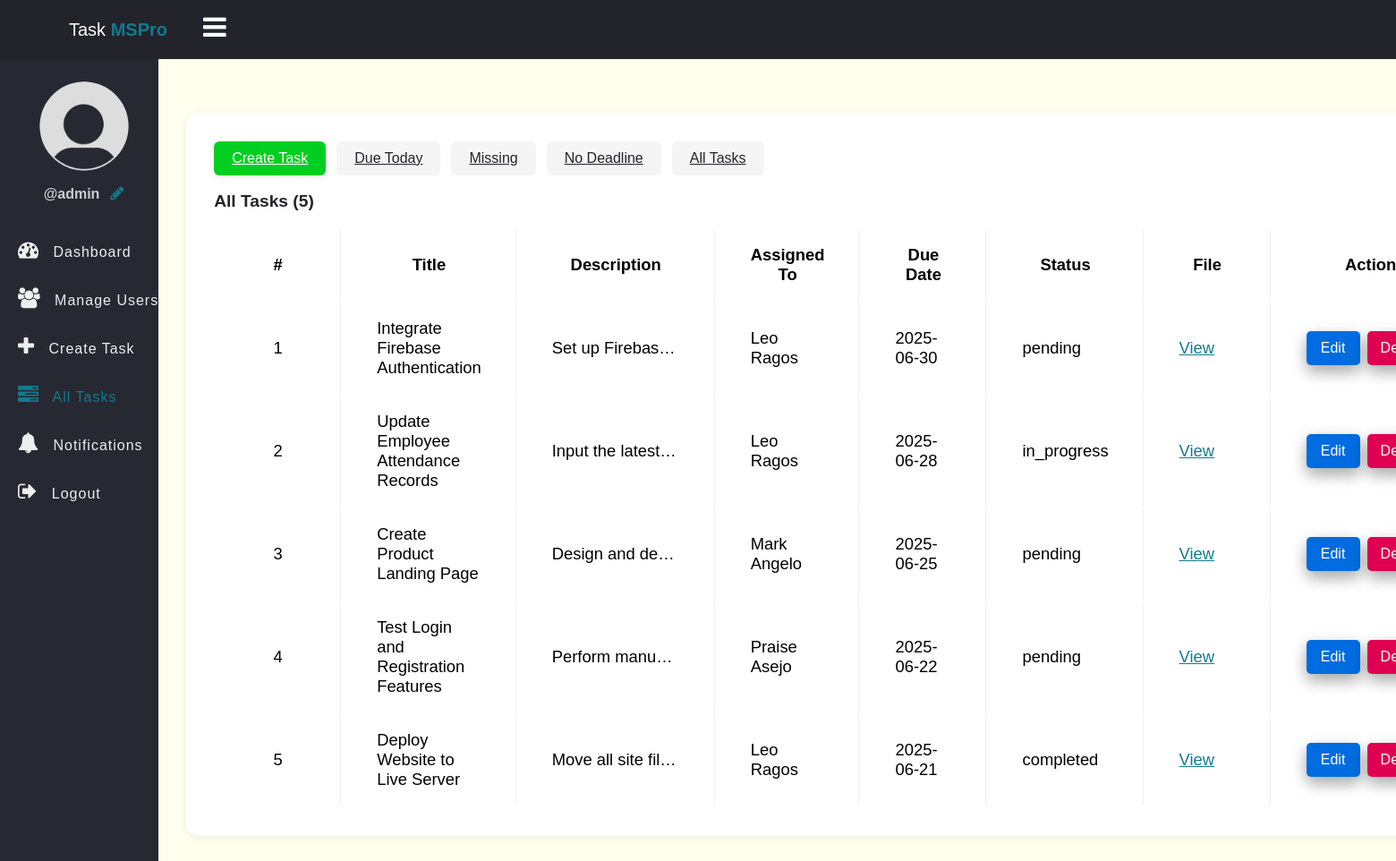
Screenshot of /tasks.php (signed in) with the database file from the repository.
### tables this page shows
CREATE TABLE `tasks` (
  `id` int(11) NOT NULL,
  `title` varchar(100) NOT NULL,
  `description` text DEFAULT NULL,
  `assigned_to` int(11) DEFAULT NULL,
  `due_date` date DEFAULT NULL,
  `status` enum('pending','in_progress','completed') DEFAULT 'pending',
  `created_at` timestamp NOT NULL DEFAULT current_timestamp(),
  `file_name` varchar(255) DEFAULT NULL
);

CREATE TABLE `users` (
  `id` int(11) NOT NULL,
  `full_name` varchar(50) NOT NULL,
  `username` varchar(50) NOT NULL,
  `email` varchar(255) NOT NULL,
  `password` varchar(255) NOT NULL,
  `role` enum('admin','employee') NOT NULL,
  `department` varchar(100) DEFAULT NULL,
  `created_at` timestamp NOT NULL DEFAULT current_timestamp()
);

### app/model/Task.php (called while the page is built, shortened)
<?php
function get_all_tasks($conn){
	$sql = "SELECT * FROM tasks ORDER BY id DESC";
	$stmt = $conn->prepare($sql);
	$stmt->execute([]);
	if($stmt->rowCount() > 0){
		$tasks = $stmt->fetchAll();
	}else $tasks = 0;
	return $tasks;
}
function count_tasks($conn){
	$sql = "SELECT id FROM tasks";
	$stmt = $conn->prepare($sql);
	$stmt->execute([]);
	return $stmt->rowCount();
}

### app/model/User.php (called while the page is built, shortened)
<?php
function get_all_users($conn){
	$sql = "SELECT * FROM users WHERE role =? ";
	$stmt = $conn->prepare($sql);
	$stmt->execute(["employee"]);
	if($stmt->rowCount() > 0){
		$users = $stmt->fetchAll();
	}else $users = 0;
	return $users;
}

### tasks.php (the view, shortened to what this page needs)
<?php
if (isset($_SESSION['role']) && isset($_SESSION['id']) && $_SESSION['role'] == "admin") {
    include "DB_connection.php";
    include "app/Model/Task.php";
    include "app/Model/User.php";
    $text = "All Tasks";
    if (isset($_GET['due_date']) &&  $_GET['due_date'] == "Due Today") {
    	$text = "Due Today";
      $tasks = get_all_tasks_due_today($conn);
      $num_task = count_tasks_due_today($conn);
    }else if (isset($_GET['due_date']) &&  $_GET['due_date'] == "Overdue") {
    	$text = "Missing";
      $tasks = get_all_tasks_overdue($conn);
      $num_task = count_tasks_overdue($conn);
    }else if (isset($_GET['due_date']) &&  $_GET['due_date'] == "No Deadline") {
    	$text = "No Deadline";
      $tasks = get_all_tasks_NoDeadline($conn);
      $num_task = count_tasks_NoDeadline($conn);
    }else{
    	 $tasks = get_all_tasks($conn);
       $num_task = count_tasks($conn);
    }
    $users = get_all_users($conn);
 ?>
<!DOCTYPE html>
<html>
<head>
	<link rel="stylesheet" href="https://stackpath.bootstrapcdn.com/font-awesome/4.7.0/css/font-awesome.min.css">
	<link rel="stylesheet" href="css/style.css">
</head>
<body>
	<?php include "inc/header.php" ?>
	<div class="body">
		<?php include "inc/nav.php" ?>
		<section class="section-1" style="display: flex; flex-direction: column; align-items: center; min-height: 80vh;">
			<div class="card" style="max-width: 1400px; width: 100%; box-shadow: 0 2px 8px rgba(0,0,0,0.08); border-radius: 16px; background: #fff; margin-top: 30px;">
				<div class="card-body" style="padding: 2rem;">
					<div style="display: flex; flex-wrap: wrap; gap: 12px; align-items: center; margin-bottom: 18px;">
						<a href="create_task.php" class="btn" style="background: #00CF22; color: #fff; font-weight: 500; border-radius: 6px; padding: 10px 20px; box-shadow: 0 2px 8px 0 rgba(0,0,0,0.08);">Create Task</a>
						<a href="tasks.php?due_date=Due Today" class="btn" style="background: #f5f5f5; color: #23242b; border-radius: 6px; padding: 10px 20px;">Due Today</a>
						<a href="tasks.php?due_date=Overdue" class="btn" style="background: #f5f5f5; color: #23242b; border-radius: 6px; padding: 10px 20px;">Missing</a>
						<a href="tasks.php?due_date=No Deadline" class="btn" style="background: #f5f5f5; color: #23242b; border-radius: 6px; padding: 10px 20px;">No Deadline</a>
						<a href="tasks.php" class="btn" style="background: #f5f5f5; color: #23242b; border-radius: 6px; padding: 10px 20px;">All Tasks</a>
					</div>
					<h4 class="title-2" style="margin-bottom: 18px; font-size: 1.2rem; font-weight: bold; color: #23242b;"><?=$text?> (<?=$num_task?>)</h4>
					<?php if ($tasks != 0) { ?>
					<div style="overflow-x: auto;">
						<table class="table table-striped table-bordered" style="min-width: 1400px;">
							<thead>
								<tr>
									<th style="text-align:center;">#</th>
									<th>Title</th>
									<th>Description</th>
									<th>Assigned To</th>
									<th>Due Date</th>
									<th>Status</th>
									<th>File</th>
									<th style="text-align:center;">Action</th>
								</tr>
							</thead>
							<tbody>
								<?php $i=0; foreach ($tasks as $task) { ?>
								<tr>
									<td style="text-align:center; vertical-align:middle;"> <?=++$i?> </td>
									<td style="vertical-align:middle;"> <?=$task['title']?> </td>
									<td style="vertical-align:middle; max-width: 220px; white-space: nowrap; overflow: hidden; text-overflow: ellipsis;" title="<?=htmlspecialchars($task['description'])?>"> <?=$task['description']?> </td>
									<td style="vertical-align:middle;">
										<?php foreach ($users as $user) { if($user['id'] == $task['assigned_to']){ echo $user['full_name']; }}?>
									</td>
									<td style="vertical-align:middle;"> <?php if($task['due_date'] == "") echo "No Deadline"; else echo $task['due_date']; ?> </td>
									<td style="vertical-align:middle;"> <?=$task['status']?> </td>
									<td style="vertical-align:middle;">
										<?php if (isset($task['file_name']) && $task['file_name']) { ?>
											<a href="uploads/<?=$task['file_name']?>" target="_blank" class="view-btn" style="color: #127b8e; text-decoration: underline;">View</a>
										<?php } else { ?>
											<span style="color: #aaa;">No file</span>
										<?php } ?>
									</td>
									<td style="text-align:center; vertical-align:middle;">
										<div style="display: flex; gap: 8px; justify-content: center; align-items: center;">
											<a href="edit-task.php?id=<?=$task['id']?>" class="edit-btn" style="min-width: 60px;">Edit</a>
											<a href="delete-task.php?id=<?=$task['id']?>" class="delete-btn" style="min-width: 60px;">Delete</a>
										</div>
									</td>
								</tr>
								<?php } ?>
							</tbody>
						</table>
					</div>
					<?php }else { ?>
						<h3>Empty</h3>
					<?php  }?>
				</div>
			</div>
		</section>
	</div>
</body>
</html>
<?php }else{
   $em = "Login First!";
   header("Location: login.php?error=$em");
   exit();
}
 ?>

### inc/header.php (shortened to what this page needs)
<header class="header">
	<div class="header" style="display: flex; align-items: center; padding: 0 30px;">
		<div class="u-name" style="flex: 0 0 auto;">
			Task <b>MSPro</b>
		</div>
		<label for="checkbox" id="navbtn" style="margin-left: 40px; font-size: 24px; cursor: pointer;"><i class="fa fa-bars"></i></label>
	</div>
</header>

### inc/nav.php
<nav class="side-bar">
			<div class="user-p" style="display: flex; flex-direction: column; align-items: center;">
				<img src="img/user.png">
				<h4 style="display: flex; align-items: center; gap: 8px; justify-content: center; margin-top: 10px; text-align: center;">
					@<?=$_SESSION['username']?>
					<?php if ($_SESSION['role'] == 'admin') { ?>
						<a href="edit-user.php?id=<?=$_SESSION['id']?>" style="color: #127b8e; margin-left: 4px; font-size: 1.1em;" title="Edit Admin Account"><i class="fa fa-pencil"></i></a>
					<?php } else { ?>
						<a href="edit_profile.php" style="color: #127b8e; margin-left: 4px; font-size: 1.1em;" title="Edit Profile"><i class="fa fa-pencil"></i></a>
					<?php } ?>
				</h4>
			</div>
			<?php
               if($_SESSION['role'] == "employee"){
			 ?>
			<ul id="navList">
				<li>
					<a href="index.php">
						<i class="fa fa-tachometer" aria-hidden="true"></i>
						<span>Dashboard</span>
					</a>
				</li>
				<li>
					<a href="my_task.php">
						<i class="fa fa-tasks" aria-hidden="true"></i>
						<span>My Task</span>
					</a>
				</li>
				<li>
					<a href="profile.php">
						<i class="fa fa-user" aria-hidden="true"></i>
						<span>Profile</span>
					</a>
				</li>
				<li>
					<a href="notifications.php">
						<i class="fa fa-bell" aria-hidden="true"></i>
						<span>Notifications</span>
					</a>
				</li>
				<li>
					<a href="logout.php">
						<i class="fa fa-sign-out" aria-hidden="true"></i>
						<span>Logout</span>
					</a>
				</li>
			</ul>
		<?php }else { ?>
            <ul id="navList">
				<li>
					<a href="index.php">
						<i class="fa fa-tachometer" aria-hidden="true"></i>
						<span>Dashboard</span>
					</a>
				</li>
				<li>
					<a href="user.php">
						<i class="fa fa-users" aria-hidden="true"></i>
						<span>Manage Users</span>
					</a>
				</li>
				<li>
					<a href="create_task.php">
						<i class="fa fa-plus" aria-hidden="true"></i>
						<span>Create Task</span>
					</a>
				</li>
				<li>
					<a href="tasks.php">
						<i class="fa fa-tasks" aria-hidden="true"></i>
						<span>All Tasks</span>
					</a>
				</li>
				<li>
					<a href="notifications.php">
						<i class="fa fa-bell" aria-hidden="true"></i>
						<span>Notifications</span>
					</a>
				</li>
				<li>
					<a href="logout.php">
						<i class="fa fa-sign-out" aria-hidden="true"></i>
						<span>Logout</span>
					</a>
				</li>
			</ul>
		<?php } ?>
		</nav>

### css/style.css (style rules this page uses)
* { padding: 0; margin: 0; box-sizing: border-box; font-family: arial, sans-serif; }
.header { display: flex; justify-content: space-between; align-items: center; padding: 15px 30px; background: #23242b; color: #fff; }
.u-name { font-size: 20px; padding-left: 17px; }
.u-name b { color: #127b8e; }
.header i { font-size: 30px; cursor: pointer; color: #fff; }
.user-p { text-align: center; padding-left: 10px; padding-top: 25px; }
.user-p img { width: 100px; border-radius: 50%; }
.user-p h4 { color: #ccc; padding: 5px 0; }
.side-bar { width: 250px; background: #262931; min-height: 100vh; transition: 500ms width; }
.body { display: flex; }
.side-bar ul { margin-top: 20px; list-style: none; }
.side-bar ul li { font-size: 16px; padding: 15px 0px; padding-left: 20px; transition: 500ms background; white-space: nowrap; overflow: hidden; text-overflow: ellipsis; }
.side-bar ul li a { text-decoration: none; color: #eee; cursor: pointer; letter-spacing: 1px; }
.side-bar .active a { color: #127b8e !important; }
.side-bar .active a i { color: #127b8e !important; }
.side-bar ul li a i { display: inline-block; padding-right: 10px; font-size: 23px; }
#navbtn { display: inline-block; margin-left: 70px; font-size: 20px; transition: 500ms color; }
.section-1 { padding: 30px; }
.section-1 .title-2 { margin-bottom: 10px; }
.section-1 { width: 100%; background: #ffe; }
.table th, .table td, .main-table th, .main-table td { padding: 14px 32px !important; min-width: 120px; border-right: 1px solid #f0f0f0; }
.table th:last-child, .table td:last-child, .main-table th:last-child, .main-table td:last-child { border-right: none; }
.delete-btn { text-decoration: none; display: inline-block; padding-left: 10px; border: none; background: #E00051; padding: 10px 15px; color: #fff; font-size: 16px; border-radius: 5px; cursor: pointer; outline: none; transition: background 1s; box-shadow: 0 8px 16px 0 rgba(0,0,0,0.2), 0 6px 20px 0 rgba(0,0,0,0.19); }
.edit-btn { text-decoration: none; display: inline-block; padding-left: 10px; border: none; background: #006CE0; padding: 10px 15px; color: #fff; font-size: 16px; border-radius: 5px; cursor: pointer; outline: none; transition: background 1s; box-shadow: 0 8px 16px 0 rgba(0,0,0,0.2), 0 6px 20px 0 rgba(0,0,0,0.19); }
label { font-size: 1.08rem; font-weight: 600; margin-bottom: 0.25rem; display: block; }

### tasks.php (style rules this page uses)
.table { font-size: 1.15rem; }
.table th, .table td { padding: 18px 38px !important; min-width: 140px; }
.table tr { height: 64px; }

### rows the page displays
tasks: title "Integrate Firebase Authentication", description "Set up Firebas…", due_date "2025-06-30", status "pending"
users: full_name "Leo Ragos"
tasks: title "Update Employee Attendance Records", description "Input the latest…", due_date "2025-06-28", status "in_progress"
tasks: title "Create Product Landing Page", description "Design and de…", due_date "2025-06-25", status "pending"
users: full_name "Mark Angelo"
tasks: title "Test Login and Registration Features", description "Perform manu…", due_date "2025-06-22", status "pending"
users: full_name "Praise Asejo"
tasks: title "Deploy Website to Live Server", description "Move all site fil…", due_date "2025-06-21", status "completed"

### other values shown
$_SESSION['username'] "admin"
$text "All Tasks"
$num_task "5"
